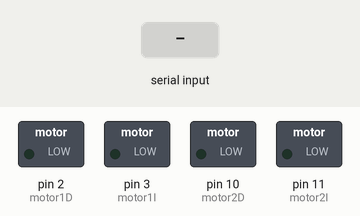
A sketch run on a simulated Arduino Uno, built with avr-gcc and run on an emulated ATmega328P. Shown: switched loads named in the sketch (green lamp = pin HIGH). Inputs (shaded band) come from the test bench.

Above: at 1.2 s.
1.3 s: "1" received over Serial
At 2.3 s:
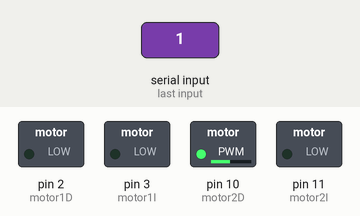
2.8 s: "2" received over Serial
At 3.5 s:
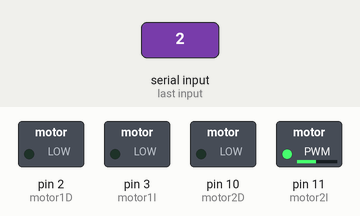
4.3 s: "4" received over Serial
At 4.6 s:
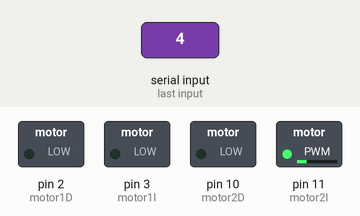
Timing chart, 0 to 7.3 s (numbered marks = the images above; inputs shaded):
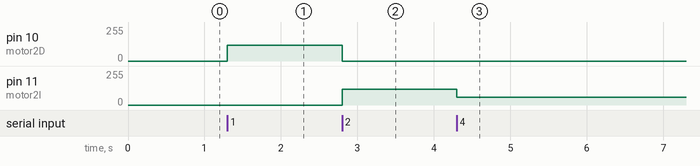

The sketch:

CarController1.ino
```cpp
int DATOS=0;
//MOTOR
int motor1D=2;
int motor1I=3;
int motor2D=10;
int motor2I=11;
int vel=120;

void setup() {
Serial.begin(9600);
pinMode(motor1D, OUTPUT);
pinMode(motor1I, OUTPUT);
pinMode(motor2D, OUTPUT);
pinMode(motor2I, OUTPUT);
analogWrite(motor1D,0);
analogWrite(motor1I,0);
analogWrite(motor2D,0);
analogWrite(motor2I,0);
}

void loop() {
if (Serial.available()>0)
{ DATOS= Serial.read();
//ADELANTE
if(DATOS=='1')
{analogWrite(motor1D,vel);
analogWrite(motor1I,0);
analogWrite(motor2D,vel);
analogWrite(motor2I,0);
}
//ATRAS
if(DATOS=='2')
{analogWrite(motor1D,120);
analogWrite(motor1I,0);
analogWrite(motor2D,0);
analogWrite(motor2I,vel);
}
//IZQUIERDA
if(DATOS=='3')
{analogWrite(motor1D,vel);
analogWrite(motor1I,0);
analogWrite(motor2D,0);
analogWrite(motor2I,0);
}
//DERECHA
if(DATOS=='4')
{analogWrite(motor1D,0);
analogWrite(motor1I,0);
analogWrite(motor2D,0);
analogWrite(motor2I,60);
}
//DETENER
if(DATOS=='5')
{analogWrite(motor1D,0);
analogWrite(motor1I,0);
analogWrite(motor2D,0);
analogWrite(motor2I,0);
}
}
}
```

Measured:
- after the input at 1.3 s, pin 10 (motor2D): 0/255 → 120/255 at once
- after the input at 2.8 s, pin 10 (motor2D): 120/255 → 0/255 at once; pin 11 (motor2I): 0/255 → 120/255 at once
- after the input at 4.3 s, pin 11 (motor2I): 120/255 → 60/255 at once
